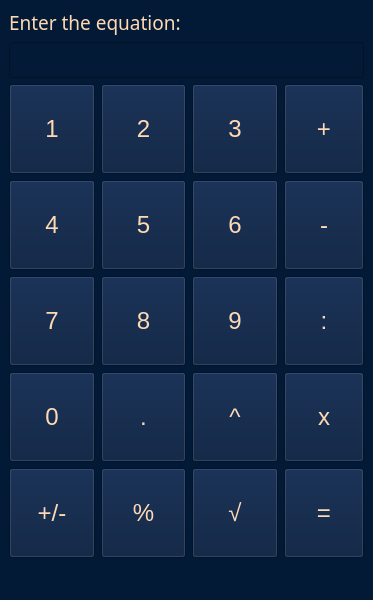
<?xml version="1.0" encoding="UTF-8"?>
<ui version="4.0">
 <class>TheNamelessCalculator</class>
 <widget class="QMainWindow" name="TheNamelessCalculator">
  <property name="geometry">
   <rect>
    <x>0</x>
    <y>0</y>
    <width>373</width>
    <height>600</height>
   </rect>
  </property>
  <property name="windowTitle">
   <string>Calculator</string>
  </property>
  <property name="styleSheet">
   <string notr="true">QWidget {
	color: #ffd9b5;
	background-color: #031a36;
    border-color: #87f1ff;
	font-family: Ubuntu;
	font-size: 18pt;
	font-weight: 450;
}</string>
  </property>
  <widget class="QWidget" name="centralwidget">
   <layout class="QVBoxLayout" name="verticalLayout">
    <item>
     <widget class="QLabel" name="fieldLabel">
      <property name="sizePolicy">
       <sizepolicy hsizetype="Preferred" vsizetype="Maximum">
        <horstretch>0</horstretch>
        <verstretch>0</verstretch>
       </sizepolicy>
      </property>
      <property name="styleSheet">
       <string notr="true">QWidget {
	color: #ffd9b5;
	background-color: #031a36;
    border-color: #87f1ff;
	font-family: Noto Sans;
	font-size: 14pt;
	font-weight: 400;
}</string>
      </property>
      <property name="text">
       <string>Enter the equation:</string>
      </property>
     </widget>
    </item>
    <item>
     <widget class="QLineEdit" name="fieldLineEdit">
      <property name="echoMode">
       <enum>QLineEdit::Normal</enum>
      </property>
     </widget>
    </item>
    <item>
     <layout class="QGridLayout" name="gridLayout">
      <item row="3" column="1">
       <widget class="QPushButton" name="dotButton">
        <property name="sizePolicy">
         <sizepolicy hsizetype="Minimum" vsizetype="Expanding">
          <horstretch>0</horstretch>
          <verstretch>0</verstretch>
         </sizepolicy>
        </property>
        <property name="styleSheet">
         <string notr="true">QPushButton {
	background-color: #041a3b;
	border-color: #51b3c9;
}
QPushButton:hover {
	background-color: #031736;
}

QPushButton:pressed {
	background-color: transparent;
}</string>
        </property>
        <property name="text">
         <string>.</string>
        </property>
       </widget>
      </item>
      <item row="2" column="3">
       <widget class="QPushButton" name="divideButton">
        <property name="sizePolicy">
         <sizepolicy hsizetype="Minimum" vsizetype="Expanding">
          <horstretch>0</horstretch>
          <verstretch>0</verstretch>
         </sizepolicy>
        </property>
        <property name="styleSheet">
         <string notr="true">QPushButton {
	background-color: #041a3b;
	border-color: #51b3c9;
}
QPushButton:hover {
	background-color: #031736;
}

QPushButton:pressed {
	background-color: transparent;
}</string>
        </property>
        <property name="text">
         <string>:</string>
        </property>
       </widget>
      </item>
      <item row="4" column="1">
       <widget class="QPushButton" name="remainderButton">
        <property name="sizePolicy">
         <sizepolicy hsizetype="Minimum" vsizetype="Expanding">
          <horstretch>0</horstretch>
          <verstretch>0</verstretch>
         </sizepolicy>
        </property>
        <property name="styleSheet">
         <string notr="true">QPushButton {
	background-color: #041a3b;
	border-color: #51b3c9;
}
QPushButton:hover {
	background-color: #031736;
}

QPushButton:pressed {
	background-color: transparent;
}</string>
        </property>
        <property name="text">
         <string>%</string>
        </property>
       </widget>
      </item>
      <item row="1" column="3">
       <widget class="QPushButton" name="minusButton">
        <property name="sizePolicy">
         <sizepolicy hsizetype="Minimum" vsizetype="Expanding">
          <horstretch>0</horstretch>
          <verstretch>0</verstretch>
         </sizepolicy>
        </property>
        <property name="styleSheet">
         <string notr="true">QPushButton {
	background-color: #041a3b;
	border-color: #51b3c9;
}
QPushButton:hover {
	background-color: #031736;
}

QPushButton:pressed {
	background-color: transparent;
}</string>
        </property>
        <property name="text">
         <string>-</string>
        </property>
       </widget>
      </item>
      <item row="4" column="2">
       <widget class="QPushButton" name="sqrtButton">
        <property name="sizePolicy">
         <sizepolicy hsizetype="Minimum" vsizetype="Expanding">
          <horstretch>0</horstretch>
          <verstretch>0</verstretch>
         </sizepolicy>
        </property>
        <property name="styleSheet">
         <string notr="true">QPushButton {
	background-color: #041a3b;
	border-color: #51b3c9;
}
QPushButton:hover {
	background-color: #031736;
}

QPushButton:pressed {
	background-color: transparent;
}</string>
        </property>
        <property name="text">
         <string>√</string>
        </property>
       </widget>
      </item>
      <item row="4" column="3">
       <widget class="QPushButton" name="equalsButton">
        <property name="sizePolicy">
         <sizepolicy hsizetype="Minimum" vsizetype="Expanding">
          <horstretch>0</horstretch>
          <verstretch>0</verstretch>
         </sizepolicy>
        </property>
        <property name="styleSheet">
         <string notr="true">QPushButton {
	background-color: #041a3b;
	border-color: #51b3c9;
}
QPushButton:hover {
	background-color: #031736;
}

QPushButton:pressed {
	background-color: transparent;
}</string>
        </property>
        <property name="text">
         <string>=</string>
        </property>
       </widget>
      </item>
      <item row="3" column="3">
       <widget class="QPushButton" name="multiplyButton">
        <property name="sizePolicy">
         <sizepolicy hsizetype="Minimum" vsizetype="Expanding">
          <horstretch>0</horstretch>
          <verstretch>0</verstretch>
         </sizepolicy>
        </property>
        <property name="styleSheet">
         <string notr="true">QPushButton {
	background-color: #041a3b;
	border-color: #51b3c9;
}
QPushButton:hover {
	background-color: #031736;
}

QPushButton:pressed {
	background-color: transparent;
}</string>
        </property>
        <property name="text">
         <string>x</string>
        </property>
       </widget>
      </item>
      <item row="3" column="2">
       <widget class="QPushButton" name="powerButton">
        <property name="sizePolicy">
         <sizepolicy hsizetype="Minimum" vsizetype="Expanding">
          <horstretch>0</horstretch>
          <verstretch>0</verstretch>
         </sizepolicy>
        </property>
        <property name="styleSheet">
         <string notr="true">QPushButton {
	background-color: #041a3b;
	border-color: #51b3c9;
}
QPushButton:hover {
	background-color: #031736;
}

QPushButton:pressed {
	background-color: transparent;
}</string>
        </property>
        <property name="text">
         <string>^</string>
        </property>
       </widget>
      </item>
      <item row="2" column="0">
       <widget class="QPushButton" name="sevenButton">
        <property name="sizePolicy">
         <sizepolicy hsizetype="Minimum" vsizetype="Expanding">
          <horstretch>0</horstretch>
          <verstretch>0</verstretch>
         </sizepolicy>
        </property>
        <property name="styleSheet">
         <string notr="true">QPushButton {
	background-color: #041a3b;
	border-color: #51b3c9;
}
QPushButton:hover {
	background-color: #031736;
}

QPushButton:pressed {
	background-color: transparent;
}</string>
        </property>
        <property name="text">
         <string>7</string>
        </property>
       </widget>
      </item>
      <item row="2" column="2">
       <widget class="QPushButton" name="nineButton">
        <property name="sizePolicy">
         <sizepolicy hsizetype="Minimum" vsizetype="Expanding">
          <horstretch>0</horstretch>
          <verstretch>0</verstretch>
         </sizepolicy>
        </property>
        <property name="styleSheet">
         <string notr="true">QPushButton {
	background-color: #041a3b;
	border-color: #51b3c9;
}
QPushButton:hover {
	background-color: #031736;
}

QPushButton:pressed {
	background-color: transparent;
}</string>
        </property>
        <property name="text">
         <string>9</string>
        </property>
       </widget>
      </item>
      <item row="1" column="1">
       <widget class="QPushButton" name="fiveButton">
        <property name="sizePolicy">
         <sizepolicy hsizetype="Minimum" vsizetype="Expanding">
          <horstretch>0</horstretch>
          <verstretch>0</verstretch>
         </sizepolicy>
        </property>
        <property name="styleSheet">
         <string notr="true">QPushButton {
	background-color: #041a3b;
	border-color: #51b3c9;
}
QPushButton:hover {
	background-color: #031736;
}

QPushButton:pressed {
	background-color: transparent;
}</string>
        </property>
        <property name="text">
         <string>5</string>
        </property>
       </widget>
      </item>
      <item row="3" column="0">
       <widget class="QPushButton" name="zeroButton">
        <property name="sizePolicy">
         <sizepolicy hsizetype="Minimum" vsizetype="Expanding">
          <horstretch>0</horstretch>
          <verstretch>0</verstretch>
         </sizepolicy>
        </property>
        <property name="styleSheet">
         <string notr="true">QPushButton {
	background-color: #041a3b;
	border-color: #51b3c9;
}
QPushButton:hover {
	background-color: #031736;
}

QPushButton:pressed {
	background-color: transparent;
}</string>
        </property>
        <property name="text">
         <string>0</string>
        </property>
       </widget>
      </item>
      <item row="0" column="0">
       <widget class="QPushButton" name="oneButton">
        <property name="sizePolicy">
         <sizepolicy hsizetype="Minimum" vsizetype="Expanding">
          <horstretch>0</horstretch>
          <verstretch>0</verstretch>
         </sizepolicy>
        </property>
        <property name="styleSheet">
         <string notr="true">QPushButton {
	background-color: #041a3b;
	border-color: #51b3c9;
}
QPushButton:hover {
	background-color: #031736;
}

QPushButton:pressed {
	background-color: transparent;
}</string>
        </property>
        <property name="text">
         <string>1</string>
        </property>
       </widget>
      </item>
      <item row="1" column="2">
       <widget class="QPushButton" name="sixButton">
        <property name="sizePolicy">
         <sizepolicy hsizetype="Minimum" vsizetype="Expanding">
          <horstretch>0</horstretch>
          <verstretch>0</verstretch>
         </sizepolicy>
        </property>
        <property name="styleSheet">
         <string notr="true">QPushButton {
	background-color: #041a3b;
	border-color: #51b3c9;
}
QPushButton:hover {
	background-color: #031736;
}

QPushButton:pressed {
	background-color: transparent;
}</string>
        </property>
        <property name="text">
         <string>6</string>
        </property>
       </widget>
      </item>
      <item row="2" column="1">
       <widget class="QPushButton" name="eightButton">
        <property name="sizePolicy">
         <sizepolicy hsizetype="Minimum" vsizetype="Expanding">
          <horstretch>0</horstretch>
          <verstretch>0</verstretch>
         </sizepolicy>
        </property>
        <property name="styleSheet">
         <string notr="true">QPushButton {
	background-color: #041a3b;
	border-color: #51b3c9;
}
QPushButton:hover {
	background-color: #031736;
}

QPushButton:pressed {
	background-color: transparent;
}</string>
        </property>
        <property name="text">
         <string>8</string>
        </property>
       </widget>
      </item>
      <item row="0" column="1">
       <widget class="QPushButton" name="twoButton">
        <property name="sizePolicy">
         <sizepolicy hsizetype="Minimum" vsizetype="Expanding">
          <horstretch>0</horstretch>
          <verstretch>0</verstretch>
         </sizepolicy>
        </property>
        <property name="styleSheet">
         <string notr="true">QPushButton {
	background-color: #041a3b;
	border-color: #51b3c9;
}
QPushButton:hover {
	background-color: #031736;
}

QPushButton:pressed {
	background-color: transparent;
}</string>
        </property>
        <property name="text">
         <string>2</string>
        </property>
       </widget>
      </item>
      <item row="1" column="0">
       <widget class="QPushButton" name="fourButton">
        <property name="sizePolicy">
         <sizepolicy hsizetype="Minimum" vsizetype="Expanding">
          <horstretch>0</horstretch>
          <verstretch>0</verstretch>
         </sizepolicy>
        </property>
        <property name="styleSheet">
         <string notr="true">QPushButton {
	background-color: #041a3b;
	border-color: #51b3c9;
}
QPushButton:hover {
	background-color: #031736;
}

QPushButton:pressed {
	background-color: transparent;
}</string>
        </property>
        <property name="text">
         <string>4</string>
        </property>
       </widget>
      </item>
      <item row="0" column="2">
       <widget class="QPushButton" name="threeButton">
        <property name="sizePolicy">
         <sizepolicy hsizetype="Minimum" vsizetype="Expanding">
          <horstretch>0</horstretch>
          <verstretch>0</verstretch>
         </sizepolicy>
        </property>
        <property name="styleSheet">
         <string notr="true">QPushButton {
	background-color: #041a3b;
	border-color: #51b3c9;
}
QPushButton:hover {
	background-color: #031736;
}

QPushButton:pressed {
	background-color: transparent;
}</string>
        </property>
        <property name="text">
         <string>3</string>
        </property>
       </widget>
      </item>
      <item row="4" column="0">
       <widget class="QPushButton" name="positiveNegativeButton">
        <property name="sizePolicy">
         <sizepolicy hsizetype="Minimum" vsizetype="Expanding">
          <horstretch>0</horstretch>
          <verstretch>0</verstretch>
         </sizepolicy>
        </property>
        <property name="styleSheet">
         <string notr="true">QPushButton {
	background-color: #041a3b;
	border-color: #51b3c9;
}
QPushButton:hover {
	background-color: #031736;
}

QPushButton:pressed {
	background-color: transparent;
}</string>
        </property>
        <property name="text">
         <string>+/-</string>
        </property>
       </widget>
      </item>
      <item row="0" column="3">
       <widget class="QPushButton" name="plusButton">
        <property name="sizePolicy">
         <sizepolicy hsizetype="Fixed" vsizetype="Expanding">
          <horstretch>0</horstretch>
          <verstretch>0</verstretch>
         </sizepolicy>
        </property>
        <property name="styleSheet">
         <string notr="true">QPushButton {
	background-color: #041a3b;
	border-color: #51b3c9;
}
QPushButton:hover {
	background-color: #031736;
}

QPushButton:pressed {
	background-color: transparent;
}</string>
        </property>
        <property name="text">
         <string>+</string>
        </property>
       </widget>
      </item>
     </layout>
    </item>
   </layout>
  </widget>
  <widget class="QMenuBar" name="menubar">
   <property name="geometry">
    <rect>
     <x>0</x>
     <y>0</y>
     <width>373</width>
     <height>35</height>
    </rect>
   </property>
  </widget>
  <widget class="QStatusBar" name="statusbar"/>
 </widget>
 <resources/>
 <connections/>
</ui>
